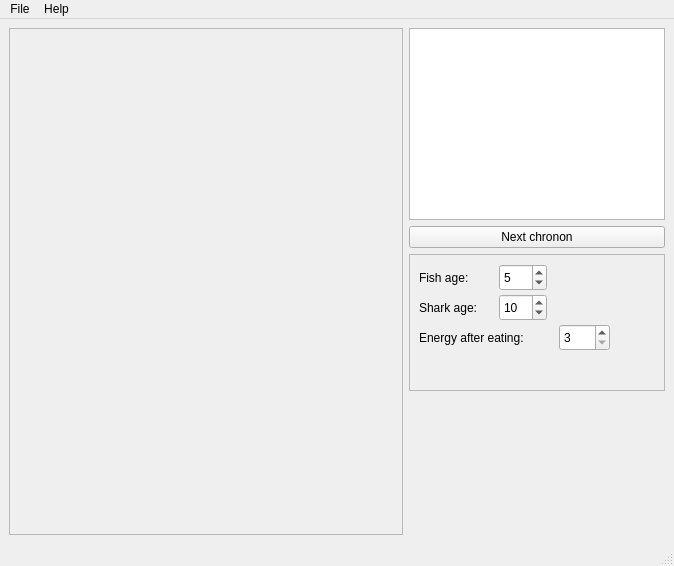
<?xml version="1.0" encoding="UTF-8"?>
<ui version="4.0">
 <class>MainWindow</class>
 <widget class="QMainWindow" name="MainWindow">
  <property name="geometry">
   <rect>
    <x>0</x>
    <y>0</y>
    <width>674</width>
    <height>566</height>
   </rect>
  </property>
  <property name="windowTitle">
   <string>Wa-Tor SIMULATION</string>
  </property>
  <widget class="QWidget" name="centralwidget">
   <layout class="QGridLayout" name="gridLayout">
    <item row="3" column="4" alignment="Qt::AlignTop">
     <widget class="QListWidget" name="palette">
      <property name="sizePolicy">
       <sizepolicy hsizetype="Preferred" vsizetype="Expanding">
        <horstretch>0</horstretch>
        <verstretch>0</verstretch>
       </sizepolicy>
      </property>
     </widget>
    </item>
    <item row="3" column="2" rowspan="8" colspan="2">
     <widget class="QScrollArea" name="scrollArea">
      <property name="widgetResizable">
       <bool>true</bool>
      </property>
      <widget class="QWidget" name="scrollAreaWidgetContents">
       <property name="geometry">
        <rect>
         <x>0</x>
         <y>0</y>
         <width>392</width>
         <height>499</height>
        </rect>
       </property>
      </widget>
     </widget>
    </item>
    <item row="4" column="4">
     <widget class="QPushButton" name="nextchrononButton">
      <property name="text">
       <string>Next chronon</string>
      </property>
     </widget>
    </item>
    <item row="5" column="4" rowspan="3">
     <widget class="QFrame" name="frame">
      <property name="frameShape">
       <enum>QFrame::StyledPanel</enum>
      </property>
      <property name="frameShadow">
       <enum>QFrame::Raised</enum>
      </property>
      <widget class="QLabel" name="age_fish">
       <property name="geometry">
        <rect>
         <x>10</x>
         <y>10</y>
         <width>71</width>
         <height>27</height>
        </rect>
       </property>
       <property name="text">
        <string>Fish age:</string>
       </property>
       <property name="buddy">
        <cstring>fishBox</cstring>
       </property>
      </widget>
      <widget class="QSpinBox" name="fishBox">
       <property name="geometry">
        <rect>
         <x>90</x>
         <y>10</y>
         <width>48</width>
         <height>27</height>
        </rect>
       </property>
       <property name="minimum">
        <number>2</number>
       </property>
       <property name="value">
        <number>5</number>
       </property>
      </widget>
      <widget class="QLabel" name="age_shark">
       <property name="geometry">
        <rect>
         <x>10</x>
         <y>40</y>
         <width>132</width>
         <height>27</height>
        </rect>
       </property>
       <property name="text">
        <string>Shark age:</string>
       </property>
       <property name="buddy">
        <cstring>sharkBox</cstring>
       </property>
      </widget>
      <widget class="QSpinBox" name="sharkBox">
       <property name="geometry">
        <rect>
         <x>90</x>
         <y>40</y>
         <width>48</width>
         <height>27</height>
        </rect>
       </property>
       <property name="minimum">
        <number>2</number>
       </property>
       <property name="value">
        <number>10</number>
       </property>
      </widget>
      <widget class="QLabel" name="energy_eat">
       <property name="geometry">
        <rect>
         <x>10</x>
         <y>70</y>
         <width>141</width>
         <height>27</height>
        </rect>
       </property>
       <property name="text">
        <string>Energy after eating:</string>
       </property>
       <property name="buddy">
        <cstring>eat_energyBox</cstring>
       </property>
      </widget>
      <widget class="QSpinBox" name="eat_energyBox">
       <property name="geometry">
        <rect>
         <x>150</x>
         <y>70</y>
         <width>51</width>
         <height>27</height>
        </rect>
       </property>
       <property name="minimum">
        <number>3</number>
       </property>
      </widget>
     </widget>
    </item>
   </layout>
  </widget>
  <widget class="QStatusBar" name="statusbar"/>
  <widget class="QMenuBar" name="menubar">
   <property name="geometry">
    <rect>
     <x>0</x>
     <y>0</y>
     <width>674</width>
     <height>25</height>
    </rect>
   </property>
   <property name="defaultUp">
    <bool>false</bool>
   </property>
   <widget class="QMenu" name="menuFile">
    <property name="title">
     <string>File</string>
    </property>
    <addaction name="actionNew"/>
    <addaction name="actionLoad"/>
    <addaction name="actionSave"/>
    <addaction name="separator"/>
    <addaction name="actionQuit"/>
   </widget>
   <widget class="QMenu" name="menuHelpp">
    <property name="title">
     <string>Help</string>
    </property>
    <addaction name="actionHelpAbout"/>
   </widget>
   <addaction name="menuFile"/>
   <addaction name="menuHelpp"/>
  </widget>
  <action name="actionNew">
   <property name="text">
    <string>New simulation..</string>
   </property>
  </action>
  <action name="actionLoad">
   <property name="enabled">
    <bool>true</bool>
   </property>
   <property name="text">
    <string>Load simulation..</string>
   </property>
  </action>
  <action name="actionSave">
   <property name="text">
    <string>Save simulation As..</string>
   </property>
  </action>
  <action name="QuitAction">
   <property name="text">
    <string>Quit</string>
   </property>
  </action>
  <action name="actionAbout">
   <property name="text">
    <string>About</string>
   </property>
  </action>
  <action name="actionNext_chronon">
   <property name="text">
    <string>Next chronon</string>
   </property>
  </action>
  <action name="actionSim">
   <property name="text">
    <string>Simulation</string>
   </property>
  </action>
  <action name="actionQuit">
   <property name="text">
    <string>Quit Wa-Tor</string>
   </property>
  </action>
  <action name="actionHelpAbout">
   <property name="text">
    <string>About</string>
   </property>
  </action>
 </widget>
 <tabstops>
  <tabstop>scrollArea</tabstop>
 </tabstops>
 <resources/>
 <connections>
  <connection>
   <sender>QuitAction</sender>
   <signal>triggered()</signal>
   <receiver>MainWindow</receiver>
   <slot>close()</slot>
   <hints>
    <hint type="sourcelabel">
     <x>-1</x>
     <y>-1</y>
    </hint>
    <hint type="destinationlabel">
     <x>527</x>
     <y>379</y>
    </hint>
   </hints>
  </connection>
 </connections>
</ui>
